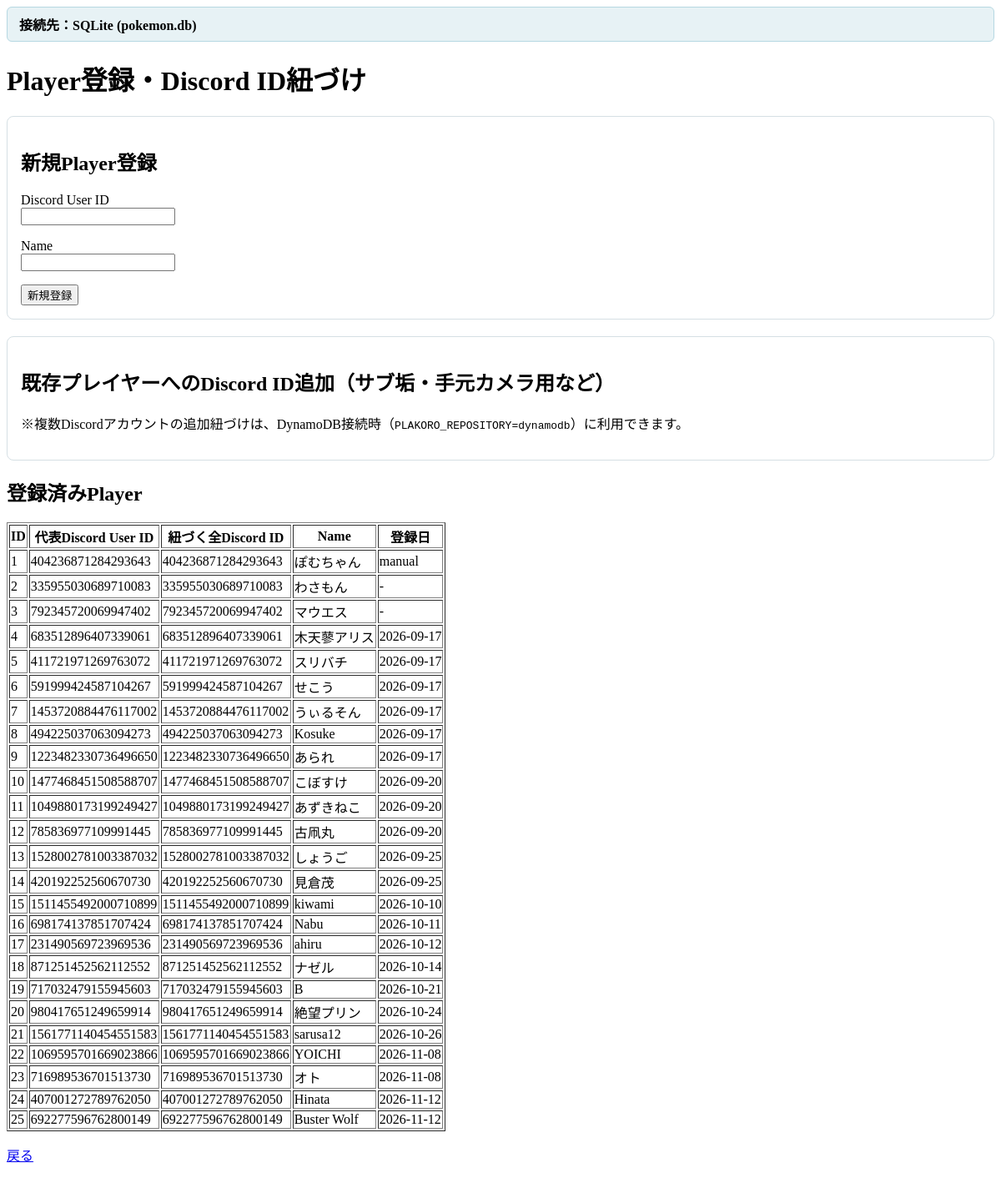
The page /player on the database its author committed.
### tables this page shows
CREATE TABLE players (
    id INTEGER PRIMARY KEY,

    discord_user_id TEXT UNIQUE NOT NULL,

    name TEXT NOT NULL,

    created_at TEXT
);

### app/insert_app.py (the view, shortened to what this page needs)
@app.route("/player", methods=["GET", "POST"])
def player():
    repo = get_repo()
    players = repo.list_players(order="id", include_accounts=True)
    return render_template("player_form.html", players=players)

### app/insert_app.py (called while the page is built, shortened)
def get_repo() -> BattleRepository:
    if REPOSITORY is not None:
        return REPOSITORY
    return get_repository(db_path=DB_PATH)

@app.before_request
def verify_local_origin() -> None:
    if request.method != "POST":
        return

@app.context_processor
def inject_connection_info() -> dict:
    repo = get_repo()
    return {
        "repo_backend_name": repo.backend_name,
        "repo_backend_label": repo.backend_label,
        "repo_is_dynamodb": repo.backend_name == "dynamodb",
    }

### app/repository/__init__.py (called while the page is built, shortened)
def get_repository(
    *,
    db_path: Path | str | None = None,
    backend: str | None = None,
    dynamodb_client: Any = None,
    table_prefix: str | None = None,
) -> BattleRepository:
    selected = (backend or os.environ.get("PLAKORO_REPOSITORY", "sqlite")).strip().lower()
    if selected == "sqlite":
        resolved_db = (
            Path(db_path)
            if db_path is not None
            else Path(__file__).resolve().parent.parent.parent / "data" / "pokemon.db"
        )
        return SQLiteBattleRepository(resolved_db)

### app/repository/sqlite_repo.py (called while the page is built)
    def _connect(self) -> sqlite3.Connection:
        conn = sqlite3.connect(self.db_path)
        conn.row_factory = sqlite3.Row
        conn.execute("PRAGMA foreign_keys = ON")
        if self._table_exists(conn, "battles"):
            columns = self._table_columns(conn, "battles")
            if "battle_type" not in columns:
                conn.execute(
                    "ALTER TABLE battles ADD COLUMN battle_type TEXT NOT NULL DEFAULT 'normal'"
                )
                conn.commit()
        return conn

    @staticmethod
    def _table_exists(conn: sqlite3.Connection, table_name: str) -> bool:
        return (
            conn.execute(
                "SELECT 1 FROM sqlite_master WHERE type = 'table' AND name = ?",
                (table_name,),
            ).fetchone()
            is not None
        )

    @staticmethod
    def _table_columns(conn: sqlite3.Connection, table_name: str) -> set[str]:
        return {
            row["name"]
            for row in conn.execute(f"PRAGMA table_info({table_name})").fetchall()
        }

### app/templates/player_form.html (shortened to what this page needs)
<!DOCTYPE html>
<html lang="ja">
<head>
</head>
<body>
<div class="connection-banner">
    接続先：{{ repo_backend_label }}
</div>
<h1>Player登録・Discord ID紐づけ</h1>
<div class="section-box">
    <h2>新規Player登録</h2>
    <form method="post">
        <p>
            Discord User ID<br>
            <input type="text" name="discord_user_id" required>
        </p>
        <p>
            Name<br>
            <input type="text" name="name" required>
        </p>
        <button type="submit">
            新規登録
        </button>
    </form>
</div>
<div class="section-box">
    <h2>既存プレイヤーへのDiscord ID追加（サブ垢・手元カメラ用など）</h2>
    {% if repo_is_dynamodb %}
    <form method="post">
        <input type="hidden" name="action" value="link_discord">
        <p>
            対象プレイヤー<br>
            <select name="player_id" required>
                <option value="" disabled selected>プレイヤーを選択</option>
                {% for p in players %}
                <option value="{{ p.id }}">#{{ p.id }} {{ p.name }}</option>
                {% endfor %}
            </select>
        </p>
        <p>
            追加するDiscord User ID<br>
            <input type="text" name="discord_user_id" required>
        </p>
        <p>
            メモ・ラベル（任意：例「手元カメラ用」）<br>
            <input type="text" name="label" maxlength="50">
        </p>
        <button type="submit">
            Discord IDを追加紐づけ
        </button>
    </form>
    {% else %}
    <p>※複数Discordアカウントの追加紐づけは、DynamoDB接続時（<code>PLAKORO_REPOSITORY=dynamodb</code>）に利用できます。</p>
    {% endif %}
</div>
<h2>登録済みPlayer</h2>
<table border="1">
    <tr>
        <th>ID</th>
        <th>代表Discord User ID</th>
        <th>紐づく全Discord ID</th>
        <th>Name</th>
        <th>登録日</th>
    </tr>
    {% for p in players %}
    <tr>
        <td>{{ p.id }}</td>
        <td>{{ p.discord_user_id or "-" }}</td>
        <td>
            {% if p.discord_accounts %}
                {% for acc in p.discord_accounts %}
                    <div>{{ acc.discord_user_id }}{% if acc.label %}（{{ acc.label }}）{% endif %}</div>
                {% endfor %}
            {% else %}
                {{ p.discord_user_id or "-" }}
            {% endif %}
        </td>
        <td>{{ p.name }}</td>
        <td>{{ p.created_at or "-" }}</td>
    </tr>
    {% endfor %}
</table>
<p><a href="/">戻る</a></p>
</body>
</html>

### rows shown on the page
players: id "1", discord_user "404236871284293643", discord_user_id "404236871284293643", name "ぽむちゃん", created_at "manual"
players: id "2", discord_user "335955030689710083", discord_user_id "335955030689710083", name "わさもん", created_at "-"
players: id "3", discord_user "792345720069947402", discord_user_id "792345720069947402", name "マウエス", created_at "-"
players: id "4", discord_user "683512896407339061", discord_user_id "683512896407339061", name "木天蓼アリス", created_at "2026-09-17"
players: id "5", discord_user "411721971269763072", discord_user_id "411721971269763072", name "スリバチ", created_at "2026-09-17"
players: id "6", discord_user "591999424587104267", discord_user_id "591999424587104267", name "せこう", created_at "2026-09-17"
players: id "7", discord_user "1453720884476117002", discord_user_id "1453720884476117002", name "うぃるそん", created_at "2026-09-17"
players: id "8", discord_user "494225037063094273", discord_user_id "494225037063094273", name "Kosuke", created_at "2026-09-17"
players: id "9", discord_user "1223482330736496650", discord_user_id "1223482330736496650", name "あられ", created_at "2026-09-17"
players: id "10", discord_user "1477468451508588707", discord_user_id "1477468451508588707", name "こぼすけ", created_at "2026-09-20"
players: id "11", discord_user "1049880173199249427", discord_user_id "1049880173199249427", name "あずきねこ", created_at "2026-09-20"
players: id "12", discord_user "785836977109991445", discord_user_id "785836977109991445", name "古凧丸", created_at "2026-09-20"
players: id "13", discord_user "1528002781003387032", discord_user_id "1528002781003387032", name "しょうご", created_at "2026-09-25"
players: id "14", discord_user "420192252560670730", discord_user_id "420192252560670730", name "見倉茂", created_at "2026-09-25"
players: id "15", discord_user "1511455492000710899", discord_user_id "1511455492000710899", name "kiwami", created_at "2026-10-10"
players: id "16", discord_user "698174137851707424", discord_user_id "698174137851707424", name "Nabu", created_at "2026-10-11"
players: id "17", discord_user "231490569723969536", discord_user_id "231490569723969536", name "ahiru", created_at "2026-10-12"
players: id "18", discord_user "871251452562112552", discord_user_id "871251452562112552", name "ナゼル", created_at "2026-10-14"
players: id "19", discord_user "717032479155945603", discord_user_id "717032479155945603", name "B", created_at "2026-10-21"
players: id "20", discord_user "980417651249659914", discord_user_id "980417651249659914", name "絶望プリン", created_at "2026-10-24"
players: id "21", discord_user "1561771140454551583", discord_user_id "1561771140454551583", name "sarusa12", created_at "2026-10-26"
players: id "22", discord_user "1069595701669023866", discord_user_id "1069595701669023866", name "YOICHI", created_at "2026-11-08"
players: id "23", discord_user "716989536701513730", discord_user_id "716989536701513730", name "オト", created_at "2026-11-08"
players: id "24", discord_user "407001272789762050", discord_user_id "407001272789762050", name "Hinata", created_at "2026-11-12"
players: id "25", discord_user "692277596762800149", discord_user_id "692277596762800149", name "Buster Wolf", created_at "2026-11-12"

### other values the page prints
{{ repo_backend_label }} "SQLite (pokemon.db)"
